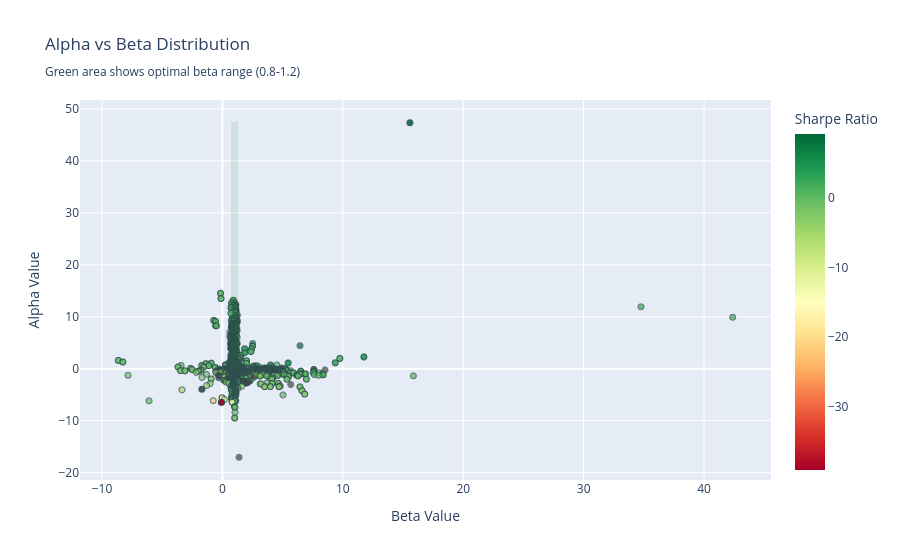

Notebook code for this chart:
### Markdown cell above
# Understanding Alpha and Beta Values

## Alpha
- Alpha represents the excess return of an investment relative to the return of a benchmark index
- A positive alpha (> 0) indicates the fund has outperformed its benchmark index
- A negative alpha (< 0) indicates underperformance
- Typically, an alpha greater than 1 is considered excellent
- An alpha between 0 and 1 suggests moderate outperformance
- Negative alpha suggests poor management or excessive fees

## Beta
- Beta measures the volatility of a fund compared to the market as a whole
- A beta of 1 indicates the fund moves in line with the market
- Beta > 1 indicates higher volatility than the market
- Beta < 1 indicates lower volatility than the market
- Conservative investors might prefer beta < 1
- Aggressive investors might accept beta > 1 for potentially higher returns

### Code cell
# Check if we have both Alpha and Beta columns
if 'alpha' not in df.columns or 'beta' not in df.columns:
    print("Warning: Either 'Alpha' or 'Beta' column not found in the dataset")
    print("Available columns:", df.columns.tolist())
else:
    # Find optimal funds based on multiple metrics:
    # 1. Alpha > 0 (outperforming benchmark)
    # 2. Beta between 0.8 and 1.2 (relatively stable)
    # 3. Good Sharpe ratio (> 1 indicates good risk-adjusted returns)
   

    # Create a scatter plot of Alpha vs Beta
    fig = px.scatter(df, x='beta', y='alpha',
                    title='Alpha vs Beta Distribution',
                    labels={'beta': 'Beta Value', 'alpha': 'Alpha Value'},
                    hover_data=['name', 'sharpe', '1y_return'],
                    color='sharpe',
                    # size='volatility',  # Size points by volatility
                    color_continuous_scale='RdYlGn')

    # Update marker properties for better visibility
    fig.update_traces(marker=dict(opacity=0.7, line=dict(width=1, color='DarkSlateGrey')))

    # Add regions to highlight optimal areas
    fig.add_shape(type="rect",
                x0=0.8, y0=0,
                x1=1.2, y1=df['alpha'].max(),
                line=dict(color="green", width=2),
                fillcolor="green",
                opacity=0.1)

    fig.update_layout(
        coloraxis_colorbar_title="Sharpe Ratio",
        title="Alpha vs Beta Distribution<br><sub>Green area shows optimal beta range (0.8-1.2)</sub>"
    )

    fig.show()

### Figure 1 — Plotly figure (JSON) as saved in the notebook; plotly's stock layout.template omitted (floating-point values rounded to 4 significant figures; data arrays with more than 128 entries replaced by an {"elided": "..."} marker saying what was removed)
{"data": [{"customdata": {"elided": "4572x3 mixed values"}, "hovertemplate": "Beta Value=%{x}<br>Alpha Value=%{y}<br>name=%{customdata[0]}<br>sharpe=%{marker.color}<br>1y_return=%{customdata[2]}<extra></extra>", "legendgroup": "", "marker": {"color": {"elided": "4572 float values"}, "coloraxis": "coloraxis", "line": {"color": "DarkSlateGrey", "width": 1}, "opacity": 0.7, "symbol": "circle"}, "mode": "markers", "name": "", "showlegend": false, "type": "scattergl", "x": {"elided": "4572 float values"}, "xaxis": "x", "y": {"elided": "4572 float values"}, "yaxis": "y"}], "layout": {"coloraxis": {"colorbar": {"title": {"text": "Sharpe Ratio"}}, "colorscale": [[0, "rgb(165,0,38)"], [0.1, "rgb(215,48,39)"], [0.2, "rgb(244,109,67)"], [0.3, "rgb(253,174,97)"], [0.4, "rgb(254,224,139)"], [0.5, "rgb(255,255,191)"], [0.6, "rgb(217,239,139)"], [0.7, "rgb(166,217,106)"], [0.8, "rgb(102,189,99)"], [0.9, "rgb(26,152,80)"], [1, "rgb(0,104,55)"]]}, "legend": {"tracegroupgap": 0}, "shapes": [{"fillcolor": "green", "line": {"color": "green", "width": 2}, "opacity": 0.1, "type": "rect", "x0": 0.8, "x1": 1.2, "y0": 0, "y1": 47.34}], "title": {"text": "Alpha vs Beta Distribution<br><sub>Green area shows optimal beta range (0.8-1.2)</sub>"}, "xaxis": {"anchor": "y", "domain": [0, 1], "title": {"text": "Beta Value"}}, "yaxis": {"anchor": "x", "domain": [0, 1], "title": {"text": "Alpha Value"}}}}
